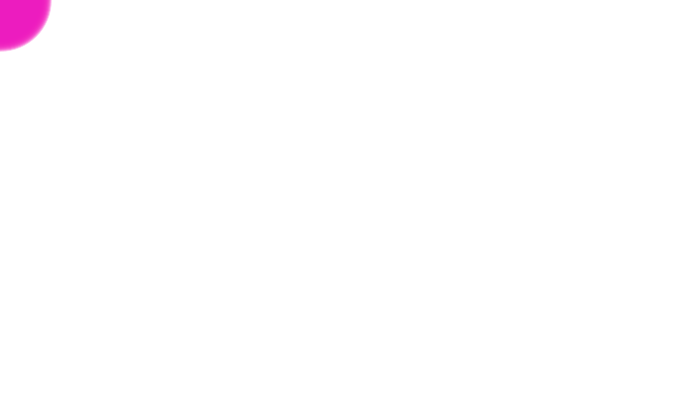
Frame 1 (no input)
Frame 60 (the mouse pressed at the canvas centre just before this capture): identical to frame 1, image omitted
Frame 120 (the mouse held since frame 60 and released just before this capture): identical to frame 1, image omitted

The Processing sketch that drew this single still picture (run headless with seeded random() and noise(); from frame 60 on, the mouse is pressed at the canvas centre):

// Processing sketch: processing_41392
// ── processing_41392.pde

int[] trail_x;
int[] trail_y;
int index = 0;
 
void setup() {
  size(700,400);
  smooth();
  trail_x = new int[100];
  trail_y = new int[100];
}
 
void draw() {
  background(255); 
  
  stroke(255);
  for (int i=0; i < trail_x.length; i++) {
     
    int pos = (index+i) % trail_x.length;
     
    fill(map(i, 0, trail_x.length, 0, 250), 28, 190, 50);   
    ellipse(trail_x[pos], trail_y[pos], 5+i, 5+i); 
  }
}

 
void mouseMoved() {
  trail_x[index] = mouseX;
  trail_y[index] = mouseY;
  index++;
  if (index >= trail_x.length) index = 0;
}
